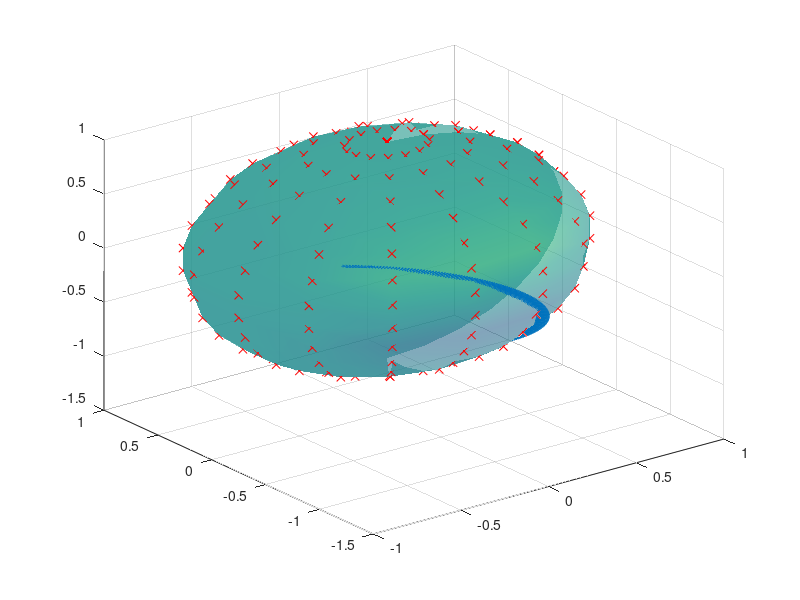

The MATLAB source for this figure:
%George Roberts 22/07/2016
%Inverse problem in MEG

clear;

load('data/Br_sparse.mat');  %load Br, rx, ry, rz
sizr = size(rx);
sqch = 16;
Nch = sqch^2;
[xsp, ysp, zsp] = sphere(sqch-1);
h = slice(rx, ry, rz, Br, xsp, ysp, zsp);

for n = 1:sqch
hold on;
plot3(xsp(n,:), ysp(n,:), zsp(n,:),'rx');

end

L = get(h,'CData');
sizl = size(L);
shading interp;
% caxis([-5.6e-16, 5.6e-16]);
caxis([-8 8]);
set(h,'EdgeAlpha',0);
set(h,'FaceAlpha',0.6);

L = reshape(L,1,sizl(1)*sizl(2));
t = linspace(0, 0.5, 150);
f = 18;
q = 1e-9 * sin(2*pi*f*t);


Bt = L'*q;

% GRIDS
% Get back R and unit vectors from passed grid
R = sqrt(rx.^2 + ry.^2 + rz.^2);  %calculate |r| at each point

%getting normal vectors
erx = rx./R;
ery = ry./R;
erz = rz./R;

%Get theta and phi for each point in grid
theta = acos(rz./R);
phi = atan2(ry,rx);

%Get theta unit vector at every point
thx = cos(theta).*cos(phi);
thy = cos(theta).*sin(phi);
thz = -sin(theta);

%Get phi unit vector at every point
phx = -sin(phi);
phy = cos(phi);
phz = zeros(size(rx));

p = 4; q = 4; s = 4;

ntheta = 180;
theta_t = linspace(0, pi, ntheta);

sizt = [sizr ntheta];
vtx = zeros(sizt);
vty = zeros(sizt);
vtz = zeros(sizt);

for xi = 1:sizr(1)
    for yi = 1:sizr(2)
        for zi = 1:sizr(3)
thx1 = thx(xi,yi,zi);
thy1 = thy(xi,yi,zi);
thz1 = thz(xi,yi,zi);
phx1 = phx(xi,yi,zi);
phy1 = phy(xi,yi,zi);
phz1 = phz(xi,yi,zi);


vtx(xi,yi,zi,:) = cos(theta_t).*thx1 + sin(theta_t).*phx1;
vty(xi,yi,zi,:) = cos(theta_t).*thy1 + sin(theta_t).*phy1;
vtz(xi,yi,zi,:) = cos(theta_t).*thz1 + sin(theta_t).*phz1;
        
        end
    end
end

% nt = 3;
% quiver3(rx, ry, rz, vtx(:,:,:,nt), vty(:,:,:,nt), vtz(:,:,:,nt));

rvect = [rx(p,q,s), ry(p,q,s), rz(p,q,s)];
rmult = repmat(rvect, [ntheta 1]);

hold on;
quiver3( rmult(:,1), rmult(:,2), rmult(:,3), squeeze(vtx(p,q,s,:)), ...
    squeeze(vty(p,q,s,:)), squeeze(vtz(p,q,s,:)));

hold on;
plot3( rvect(1), rvect(2), rvect(3),'r*','LineWidth', 4);

hold on;
plot3( 0, 0, 0,'c*','LineWidth', 4);

